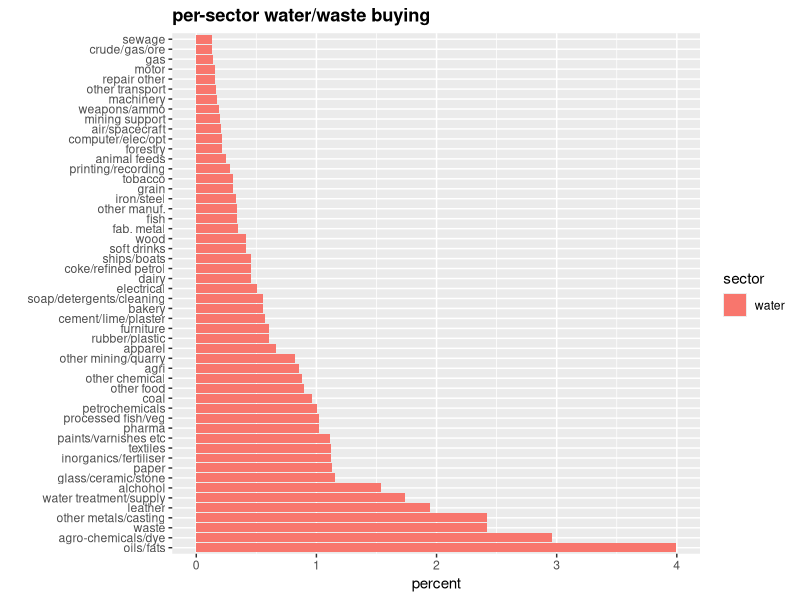
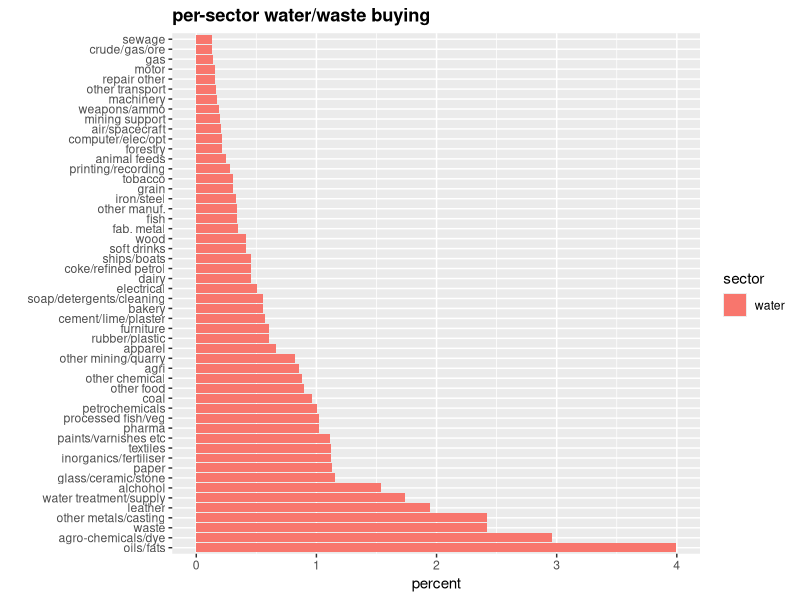

Write R code to recreate these figures, in order.
#Who consumes the most water?
library(ggplot2)
library(reshape2)

#Load IO data
#Stop it from checking variable names - this keeps the X's at bay
flows <- read.csv("domesticUse2010ownMatrix_removingImputedRent_SICcodesInHeaderOnly.csv", 
                  check.names=FALSE)

#subset heavy
sn = 58
flows <- flows[1:sn,1:sn]

names <- read.csv("domesticUse2010_shortSICnames.csv")
names <- names[1:sn,]
#refactor short names to the order they're in, not auto-alphabetic
names$shortname <- reorder(names$shortname, seq(1:sn))


percProcess <- function(flows, rowNum, name) {
  #colSums(flows) is total consumption of that sector
  val <- (flows[rowNum,]/colSums(flows)) * 100
  #Or absolute... 
  # val <- (flows[rowNum,])
  val <- melt(val, variable.name="SIC", value.name=name)
  return(val)
}


#Find out land transport costs used by each sector as a % of its total consumption
#Land transport services are 49.3-5
#We don't have the code for the rows, so it's row 63
# flows[63,1]

#give rail an index so we can reorder the SICs correctly
#they're fine here. By the time we get to merge, they're not
#http://www.r-statistics.com/2012/01/merging-two-data-frame-objects-while-preserving-the-rows-order/

# sectors = c("water","sewage","waste","remediation")
# sectors = c("water","sewage")
sectors = c("water")


water <- percProcess(flows, 54,"water")
water$index <- seq(1:sn)

#How much water do sectors consume?
# sewage <- percProcess(flows, 55,"sewage")
#waste <- percProcess(flows, 56,"waste")
#remed <- percProcess(flows, 57,"remediation")

#now combine in annoying way
# all <- merge(water, sewage, by = "SIC")
#all <- merge(all, waste, by = "SIC")
#all <- merge(all, remed, by = "SIC")

all <- water

#correct row order...
all <- all[order(all$index),]
#correct factor order. Possibly
all$SIC <- reorder(all$SIC, all$index)


#add SIC short name labels
all <- cbind(all, names)

#hist(transPerc$percent, breaks=30)

#keep heavy only
#transPerc <- transPerc[1:58,]

#Variable for distinguishing light from heavy
all$heavy <- "no"
all$heavy[1:58] <-"yes"

#get a transport total per sector for subsetting later
#http://stackoverflow.com/questions/9651202/sum-variables-within-r-dataframe
# all$tots <- rowSums(subset(all, select=c("water","sewage","waste","remediation")))
all$tots <- rowSums(subset(all, select=sectors))

all$shortname <- reorder(all$shortname, -all$tots)

#melt! 
meltall <- melt(all, id.vars = c("SIC","index","shortname", "heavy", "tots"), 
                measure.vars = sectors,
                                 variable.name="sector",
                                 value.name="percent")



meltall$shortname <- reorder(meltall$shortname, -meltall$percent)

#subset some different graphs
# transub <- meltrans[meltrans$tots < 1.5,]
# transub <- meltrans[meltrans$tots < 5 & meltrans$tots > 1.5,]
sub <- meltall[meltall$percent > 0.1,]
# sub <- meltall

#stacked bars
printy <- ggplot(sub, aes(x=shortname, y=percent, fill = sector)) +
  #   scale_y_continuous(trans=log2_trans()) +  
  #     scale_y_continuous(trans=log2_trans(), breaks=c(2,4,8,16,30,60,120,400,1500,4500,16000)) +  
  #   coord_cartesian(xlim = c(0, 10)) +
  ggtitle("per-sector water/waste buying") +
  theme(plot.title = element_text(lineheight=1.5, face="bold")) +
  xlab("") +
  # ylab("percent") +
  ylab("percent") +
   # theme(axis.text = element_text(angle = 90, hjust = 1, vjust = -1)) +
  coord_flip() +
  geom_bar(stat="identity")#, colour="black"
#   geom_bar(stat="identity", aes(fill=heavy), colour="white")
#   geom_bar()
  
printy

# ggsave(printy, file="waterabs.jpg", width=7, height=8, dpi = 600)
ggsave(printy, file="water.jpg", width=7, height=8, dpi = 600)

